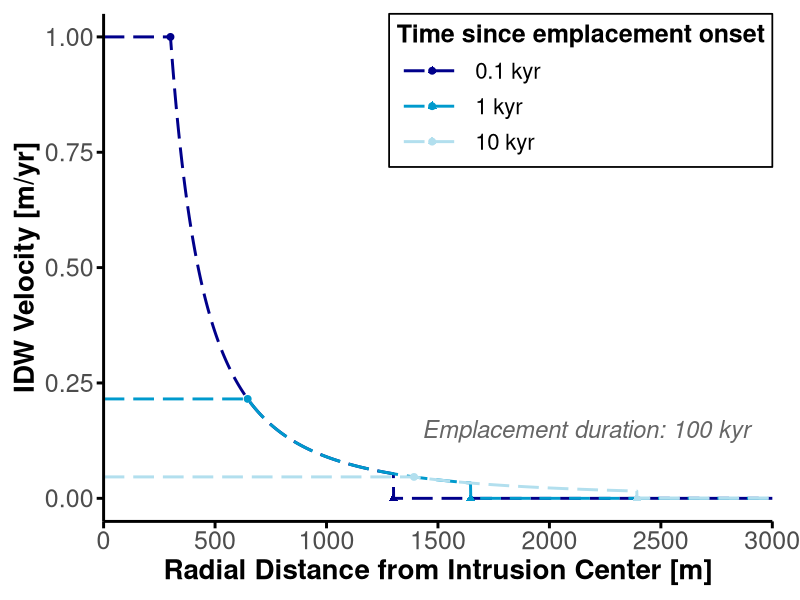
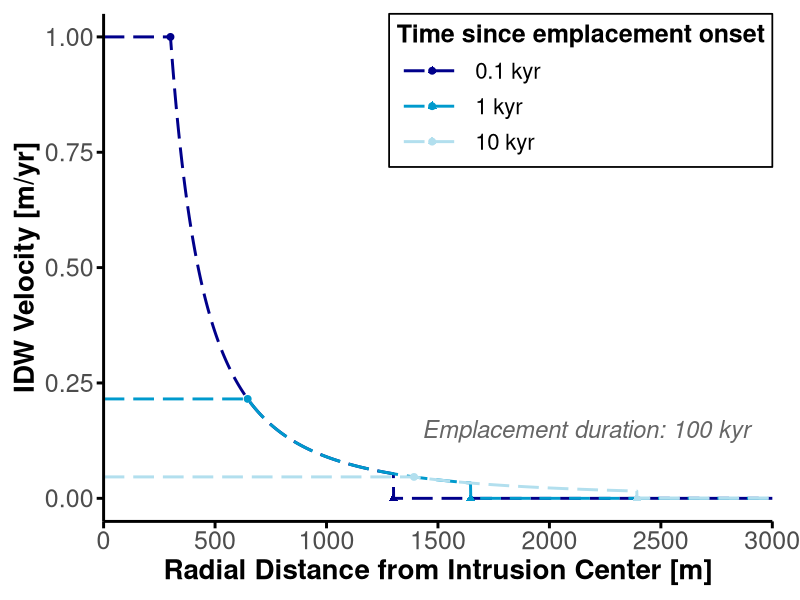

The R source for these figures, in order:
# 加载必要的库
library(ggplot2)
library(dplyr)

# 设置常数
Rp <- 3000  
tGrowth <- 100000  
a <- Rp * tGrowth^(-1/3)
Ld <- 1000  
z_range <- seq(0, 3000, by = 1)

# 定义函数v
v_function <- function(z, t, Ld) {
  Vd <- 1/3*a*t^(-2/3)
  zb <- a * t^(1/3)
  if (z < zb) {
    return(Vd)
  } else if (z > zb + Ld) {
    return(0)
  } else {
    # return(Vd * zb / Ld - (Vd / Ld) * z + Vd) # linear
    return(1/3*a^3/z^2) # inverse
  }
}

# 生成数据
t_values <- c(100, 1000, 10000)  
data <- expand.grid(z = z_range, t = t_values)  
data$v <- mapply(v_function, data$z, data$t, MoreArgs = list(Ld = Ld))

# corner 点数据
corner_data <- data.frame(
  t = t_values,
  zb = a * t_values^(1/3),
  Vd = 1/3 * a * t_values^(-2/3)
)
# 终点数据 (速度为0的点)
end_data <- data.frame(
  t = t_values,
  zb_end = a * t_values^(1/3) + Ld,   # z = zb + Ld
  v_end = 0
)

# 在图上加点和标签
p <- ggplot(data, aes(x = z, y = v, color = factor(t))) +
  annotate("text", 
           x = 2900, y = 0.15, 
           label = "Emplacement duration: 100 kyr",
           hjust = 1, size = 6, color = "gray40",
           fontface = "italic") +
  geom_line(linewidth = 1.0, linetype = "longdash") +
  geom_point(data = corner_data, aes(x = zb, y = Vd, color = factor(t)), 
             inherit.aes = FALSE, size = 2) +
  geom_point(data = end_data, aes(x = zb_end, y = v_end, color = factor(t)),
             inherit.aes = FALSE, size = 2, shape = 17) +   
  labs(# title = "Velocity Distribution Across Intrusion Margin Over Time",
    x = "Radial Distance from Intrusion Center [m]", 
    y = "IDW Velocity [m/yr]",
    color = "Time since emplacement onset") +
  scale_color_manual(
    values = c("100" = "blue4", "1000" = "deepskyblue3", "10000" = "lightblue2"),
    labels = c("0.1 kyr", "1 kyr", "10 kyr")
    ) +
  scale_x_continuous(breaks = seq(0, 3000, 500), limits = c(0, 3000), expand = c(0, 0)) +
  
  theme_minimal() +
  theme(
    plot.margin = margin(10, 20, 10, 10),  # 上右下左，单位是pt
    
    axis.title = element_text(size = 20,face = "bold"),
    axis.text = element_text(size = 18),
    plot.title = element_text(size = 20, hjust = 0.5, face = "bold"),
    legend.position = c(1.0, 1.0),          
    legend.justification = c("right", "top"),
    legend.title = element_text(size = 18, face = "bold"),
    legend.text  = element_text(size = 16),
    legend.key.height = unit(0.9, "cm"),   
    legend.key.width = unit(1.8, "cm"),
    legend.background = element_rect(fill = "white", color = "black", size = 0.6),
    panel.grid.major = element_blank(), # 主网格线虚线
    panel.grid.minor = element_blank(),   # 去掉次网格
    # 去掉默认的 panel.border
    panel.border = element_blank(),
    # 添加坐标轴线：只画左边和下边
    axis.line.x = element_line(color = "black", linewidth = 1),
    axis.line.y = element_line(color = "black", linewidth = 1),
    # 设置刻度线
    axis.ticks = element_line(color = "black", linewidth = 1),
    axis.ticks.length = unit(5, "pt")  # 刻度长度，调小就变短横线
    
  )

print(p)

# 保存图像
ggsave("~/Downloads/velocitySnapshotsIDW.png", plot = p, width = 8, height = 5, dpi = 300)
